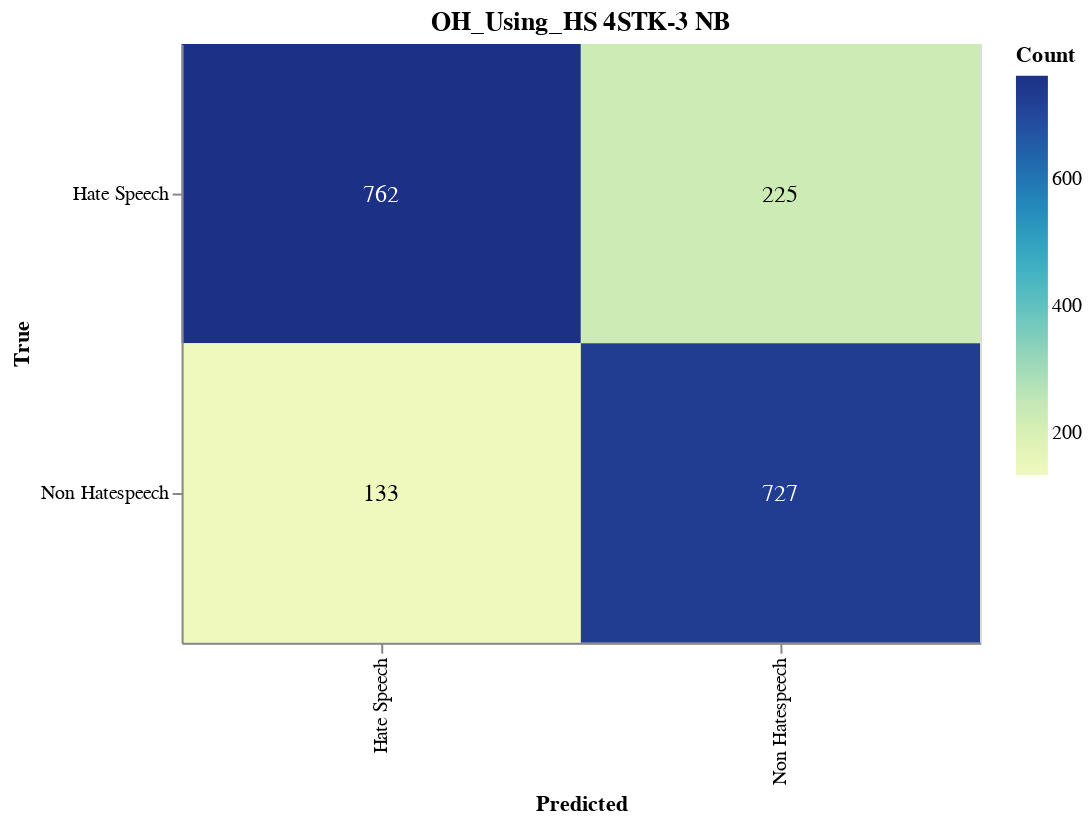

The cell this chart's notebook holds for it:
### Markdown cell above
#### Save CM

### Code cell
import altair as alt
import altair_saver
import pandas as pd
from sklearn.metrics import confusion_matrix

# Calculate the confusion matrix
cm = confusion_matrix(y_val, adjusted_predictions)

# Define class names
class_names = ['Hate Speech', 'Non Hatespeech']

# Convert confusion matrix to DataFrame
cm_df = pd.DataFrame(cm, index=class_names, columns=class_names).reset_index().melt(id_vars='index')
cm_df.columns = ['True', 'Predicted', 'Count']

# Ensure the order of categories
cm_df['True'] = pd.Categorical(cm_df['True'], categories=class_names, ordered=True)
cm_df['Predicted'] = pd.Categorical(cm_df['Predicted'], categories=class_names, ordered=True)

# Create the Altair plot
heatmap = alt.Chart(cm_df).mark_rect().encode(
    x=alt.X('Predicted:O', sort=class_names),
    y=alt.Y('True:O', sort=class_names),
    color='Count:Q',
    tooltip=['True', 'Predicted', 'Count']
).properties(
    width=400,
    height=300,
    title='OH_Using_HS 4STK-3 NB'
)

# Add text labels
text = heatmap.mark_text(
    align='center',
    baseline='middle',
    fontSize=12
).encode(
    text='Count:Q',
    color=alt.condition(
        alt.datum.Count > cm.max() / 2,
        alt.value('white'),
        alt.value('black')
    )
)

# Combine heatmap and text
final_chart = heatmap + text

# Display the plot
final_chart.show()

### Figure 1 — Vega-Lite specification as saved in the notebook (floating-point values rounded to 4 significant figures)
{"config": {"view": {"continuousWidth": 300, "continuousHeight": 300}}, "layer": [{"mark": {"type": "rect"}, "encoding": {"color": {"field": "Count", "type": "quantitative"}, "tooltip": [{"field": "True", "type": "ordinal"}, {"field": "Predicted", "type": "ordinal"}, {"field": "Count", "type": "quantitative"}], "x": {"field": "Predicted", "sort": ["Hate Speech", "Non Hatespeech"], "type": "ordinal"}, "y": {"field": "True", "sort": ["Hate Speech", "Non Hatespeech"], "type": "ordinal"}}, "title": "OH_Using_HS 4STK-3 NB"}, {"mark": {"type": "text", "align": "center", "baseline": "middle", "fontSize": 12}, "encoding": {"color": {"condition": {"test": "(datum.Count > 381.0)", "value": "white"}, "value": "black"}, "text": {"field": "Count", "type": "quantitative"}, "tooltip": [{"field": "True", "type": "ordinal"}, {"field": "Predicted", "type": "ordinal"}, {"field": "Count", "type": "quantitative"}], "x": {"field": "Predicted", "sort": ["Hate Speech", "Non Hatespeech"], "type": "ordinal"}, "y": {"field": "True", "sort": ["Hate Speech", "Non Hatespeech"], "type": "ordinal"}}, "title": "OH_Using_HS 4STK-3 NB"}], "data": {"name": "data-ec90e0a9a591acb11e98076ccf8a7855"}, "height": 300, "width": 400, "$schema": "https://vega.github.io/schema/vega-lite/v5.17.0.json", "datasets": {"data-ec90e0a9a591acb11e98076ccf8a7855": [{"True": "Hate Speech", "Predicted": "Hate Speech", "Count": 762}, {"True": "Non Hatespeech", "Predicted": "Hate Speech", "Count": 133}, {"True": "Hate Speech", "Predicted": "Non Hatespeech", "Count": 225}, {"True": "Non Hatespeech", "Predicted": "Non Hatespeech", "Count": 727}]}}
